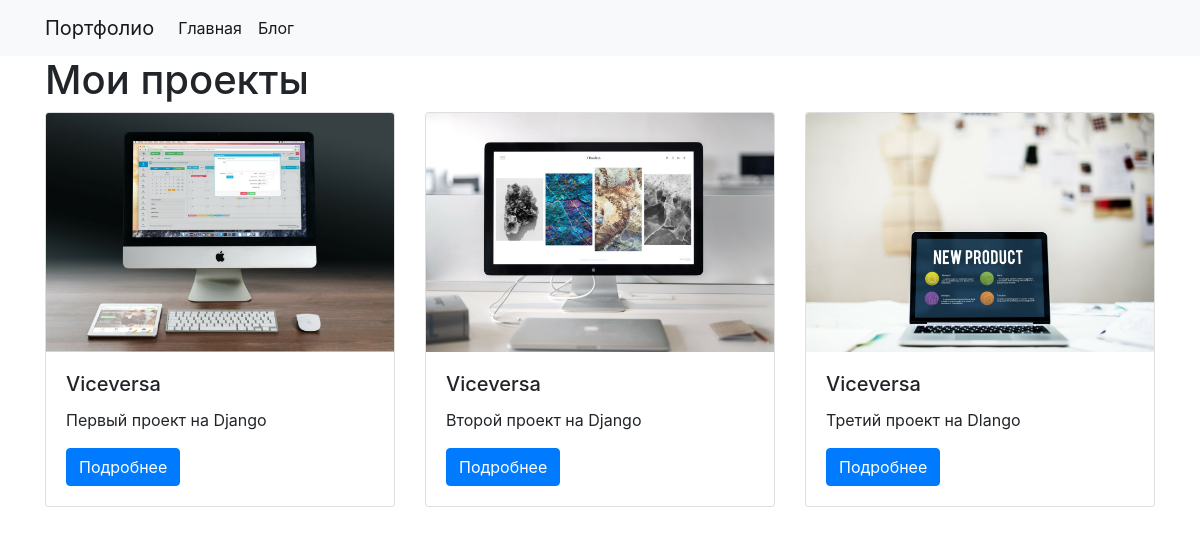
The page / on the database its author committed.
### project/models.py (models this page shows)
class Project(models.Model):
    title = models.CharField(max_length=100)
    description = models.TextField()
    technology = models.CharField(max_length=20)
    image = models.FileField(upload_to="img/")

### project/views.py (the view)
# urls.py: path('', views.project_index, name="project_index"),
def project_index(request):
    projects = Project.objects.all()
    context = {
        'projects': projects
    }
    return render(request, 'project_index.html', context)

### project/templates/project_index.html
{% extends "base.html" %}
{% load static %}
{% block page_content %}
<h1>Мои проекты</h1>
<div class="row">
{% for project in projects %}
    <div class="col-md-4">
        <div class="card mb-2">
            <img class="card-img-top" src="{% static project.image %}">
            <div class="card-body">
                <h5 class="card-title">{{ project.title }}</h5>
                <p class="card-text">{{ project.description }}</p>
                <a href="{% url 'project_detail' project.pk %}"
                   class="btn btn-primary">
                    Подробнее
                </a>
            </div>
        </div>
    </div>
    {% endfor %}
</div>
{% endblock %}

### portfolio/templates/base.html (shortened to what this page needs)
<link rel="stylesheet" href="https://stackpath.bootstrapcdn.com/bootstrap/4.1.3/css/bootstrap.min.css">
<nav class="navbar navbar-expand-lg navbar-light bg-light">
    <div class="container">
        <a class="navbar-brand" href="{% url 'project_index' %}">Портфолио</a>
        <div class="collapse navbar-collapse" id="navbarSupportedContent">
          <ul class="navbar-nav mr-auto">
            <li class="nav-item active">
              <a class="nav-link" href="{% url 'project_index' %}">Главная</a>
            </li>
            <li class="nav-item active">
              <a class="nav-link" href="{% url 'blog_index' %}">Блог</a>
            </li>
          </ul>
        </div>
    </div>
</nav>
<div class="container">
    {% block page_content %}{% endblock %}
</div>

### rows shown on the page
Project: image (picture), title "Viceversa", description "Первый проект на Django"
Project: image (picture), title "Viceversa", description "Второй проект на Django"
Project: image (picture), title "Viceversa", description "Третий проект на Dlango"
